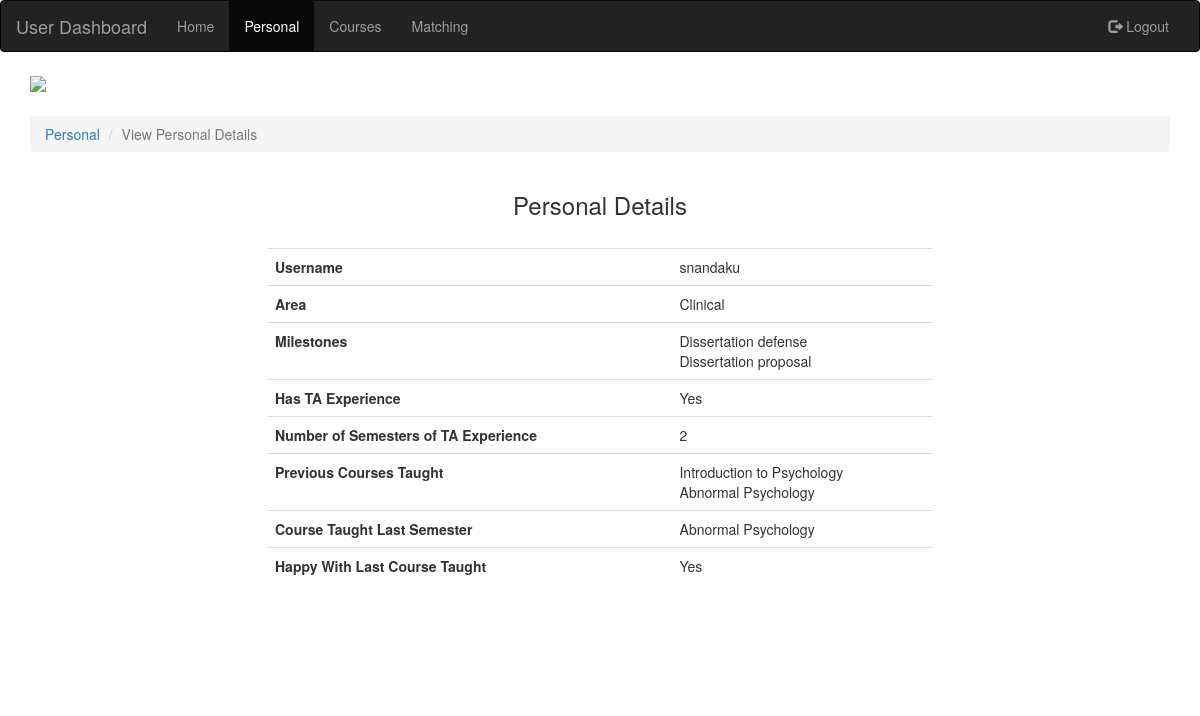
The app's page /php/user-view-personal-details.php (signed in) with its own data.
### tables this page shows
CREATE TABLE IF NOT EXISTS `User` (
  `User_Id` int(11) NOT NULL AUTO_INCREMENT,
  `Name` varchar(250) NOT NULL,
  `Username` varchar(250) NOT NULL,
  `Password` varchar(250) NOT NULL,
  `IsAdmin` tinyint(1) NOT NULL,
  PRIMARY KEY (`User_Id`)
);

CREATE TABLE IF NOT EXISTS `TA` (
  `TA_Id` int(11) NOT NULL AUTO_INCREMENT,
  `User_Id` int(11) NOT NULL,
  `Area` varchar(250) NOT NULL,
  `Previous_Courses_Taught` varchar(250) NOT NULL,
  `Course_Taught_Last_Semester` int(11) NOT NULL,
  `Happy_With_Last_Course_Taught` tinyint(1) NOT NULL,
  `Has_TA_Experience` tinyint(1) NOT NULL,
  `Has_TA_Experience_For_Number_Of_Semester` int(11) NOT NULL,
  `Milestones_Id` varchar(250) NOT NULL,
  `IsActive` int(11) NOT NULL,
  PRIMARY KEY (`TA_Id`)
);

CREATE TABLE IF NOT EXISTS `Milestones` (
  `Milestone_Id` int(11) NOT NULL,
  `Milestone_Name` varchar(250) NOT NULL,
  `Ranking` varchar(250) NOT NULL,
  PRIMARY KEY (`Milestone_Id`)
);

CREATE TABLE IF NOT EXISTS `Course` (
  `Course_Id` int(11) NOT NULL AUTO_INCREMENT,
  `Course_Code` varchar(250) NOT NULL,
  `Course_Name` varchar(250) NOT NULL,
  `Area` varchar(250) NOT NULL,
  `IsActive` int(11) NOT NULL,
  `Number_Of_Half_TA` int(11) NOT NULL,
  `Number_Of_Full_TA` int(11) NOT NULL,
  PRIMARY KEY (`Course_Id`)
);

### php/user-view-personal-details.php (the view, shortened to what this page needs)
<?php
	include('dbConnect.php');
	$username=$_SESSION['Username'];
	$sql1="SELECT * FROM `User` WHERE `Username`='$username'";
	$result1=mysqli_query($conn,$sql1);
	$row1=mysqli_fetch_array($result1);
	$userId=$row1['User_Id'];
	$sql2="SELECT * FROM `TA` WHERE `User_Id`='$userId'";
	$result2=mysqli_query($conn,$sql2);
	$row2=mysqli_fetch_array($result2);
?>
<!DOCTYPE HTML>
<html>
	<head>
		<link href="https://maxcdn.bootstrapcdn.com/bootstrap/3.3.7/css/bootstrap.min.css" rel="stylesheet">
		<link href="../css/admin.css" type="text/css" rel="stylesheet">
	</head>
	<body>
	<nav class="navbar navbar-inverse">
	  <div class="container-fluid">
	    <div class="navbar-header">
	      <a class="navbar-brand" href="../html/user.html">User Dashboard</a>
	    </div>
	    <div class="collapse navbar-collapse" id="myNavbar">
	      <ul class="nav navbar-nav">
		<li><a href="../html/user.html">Home</a></li>
		<li class="active"><a href="../html/user-personal.html">Personal</a></li>
		<li ><a href="../html/user-courses.html">Courses</a></li>
		<li><a href="../html/user-matching.html">Matching</a></li>
	      </ul>
	      <ul class="nav navbar-nav navbar-right">
		<li><a href="logout.php"><span class="glyphicon glyphicon-log-out"></span> Logout</a></li>
	      </ul>
	    </div>
	  </div>
	</nav>
	<div class="container">
		<div class="row">
			<div class="col-lg-12 col-md-12 col-xs-12 col-sm-12">
				<img src="../images/uscheader.png" style="width: 100%;"></img>
			</div>
			<div class="col-lg-12 col-md-12 col-xs-12 col-sm-12" style="margin-top: 2%;">
				<ol class="breadcrumb">
				  <li><a href="../html/user-personal.html">Personal</a></li>
				  <li class="active">View Personal Details</li>
				</ol>
			</div>
			<div class="container">
			<div class="col-lg-12 col-md-12 col-xs-12 col-sm-12">
				<center><h3>Personal Details</h3><center><br>
				<table class="table" style="width:60%;">
				    <tbody>
					<tr>
					  <th>Username</th>
					    <td><?php echo $row1['Username'];?></td>
					</tr>
					<tr>
					  <th>Area</th>
					    <td><?php echo $row2['Area'];?></td>
					</tr>
					<tr>
					  <th>Milestones</th>
					    <td><?php
					    	$milestones=explode(",",$row2['Milestones_Id']);
					    	foreach ($milestones as $m)
					    	{
					    		$sql3="SELECT * FROM `Milestones` WHERE `Milestone_Id`='$m'";
							$result3=mysqli_query($conn,$sql3);
							$row3=mysqli_fetch_array($result3);
							echo $row3['Milestone_Name'];
							echo "<br>";
					    	}
					    	?></td>
					</tr>
				      	<tr>
					  <th>Has TA Experience</th>
					    <td><?php
						    if($row2['Has_TA_Experience'])
						    {
						    	echo "Yes";
						    	$hasTAexp=1;
						    }
						    else
						    {
						    	echo "No";
						    	$hasTAexp=0;
						    };
						?></td>
					</tr>
					<tr>
					  <th>Number of Semesters of TA Experience</th>
					    <td><?php echo $row2['Has_TA_Experience_For_Number_Of_Semester'];?></td>
					</tr>
					<tr>
					  <th>Previous Courses Taught</th>
					    <td><?php
					    if($hasTAexp)
					    {
					    	$courses=explode(",",$row2['Previous_Courses_Taught']);
					    	$flag=0;
					    	foreach ($courses as $c)
					    	{
					    		if($flag!=0)
							{
								echo "<br>";
							}
					    		$sql3="SELECT * FROM `Course` WHERE `Course_Id`='$c'";
							$result3=mysqli_query($conn,$sql3);
							$row3=mysqli_fetch_array($result3);
							echo $row3['Course_Name'];
							if($flag==0)
							{
								$flag=1;
							}
					    	}
					    }
					    else
					    {
					    	echo "N/A";
					    }
					    	?></td>
					</tr>
					<tr>
					  <th>Course Taught Last Semester</th>
					    <td><?php
					    if($hasTAexp)
					    {
					    	$l=$row2['Course_Taught_Last_Semester'];
					    	$sql3="SELECT * FROM `Course` WHERE `Course_Id`='$l'";
							$result3=mysqli_query($conn,$sql3);
							$row3=mysqli_fetch_array($result3);
							echo $row3['Course_Name'];
						}
					    else
					    {
					    	echo "N/A";
					    }
							?></td>
					</tr>
					<tr>
					  <th>Happy With Last Course Taught</th>
					    <td><?php
					    if($hasTAexp)
					    {
					    	if($row2['Happy_With_Last_Course_Taught'])
					    	{
					    		echo "Yes";
					    	}
					    	else
					    	{
					    		echo "No";
					    	}
					    }
					    else
					    {
					    	echo "N/A";
					    }
					    	?></td>
					</tr>
				    </tbody>
				</table>
				<br><br><br>
			</div>
			</div>
			<div class="col-lg-12 col-md-12 col-xs-12 col-sm-12" style="margin-top: 2%;">
			</div>
		</div>
	</div>
	</body>
</html>

### records on screen
user: Username "snandaku"
ta: Area "Clinical", Has_TA_Experience_For_Number_Of_Semester "2"
milestones: Milestone_Name "Dissertation defense"
milestones: Milestone_Name "Dissertation proposal"
course: Course_Name "Introduction to Psychology"
course: Course_Name "Abnormal Psychology"
